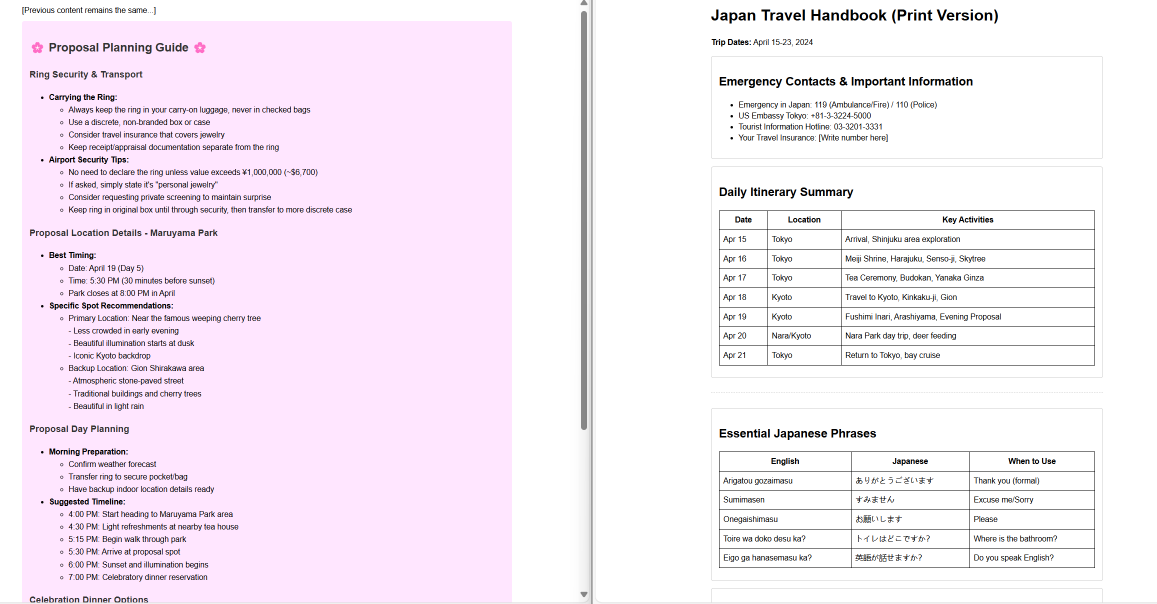
#> input picture OpenManus-rag/examples/use_case/pictures/japan-travel-plan-1.png, 2313 x 1207 px (shown at 1/2 size)
$ python -i audit_rd_v2_pdf_render.py   (imports and definitions only)
#> lines starting #> are read from the running program, lines starting #| are printed output that depends on the picture
"""Audit rasterized canonical PDF pages without extracting or logging text."""

from __future__ import annotations

import argparse
import json
import re
from pathlib import Path

from PIL import Image, ImageDraw, ImageStat
from pypdf import PdfReader


PAGE_NUMBER_RE = re.compile(r"(\d+)$")


def page_number(path: Path) -> int:
    match = PAGE_NUMBER_RE.search(path.stem)
    if not match:
        raise ValueError("Rendered page filename does not end in a page number")
    return int(match.group(1))


# [7 lines left out: function write_json_atomic, not called in this run]


def page_metrics(path: Path) -> dict:
    with Image.open(path) as source:
#> source is the input picture: PIL image 2313x1207 RGBA; mean R, G, B, A 246.2, 236.3, 246.2, 255
        source.load()
        width, height = source.size
#> width = 2313; height = 1207
        gray = source.convert("L")
        thumb = gray.copy()
        thumb.thumbnail((160, 220))
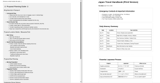
#> thumb: PIL image 160x83 L; min 116, max 255, mean 240.1
        pixels = list(thumb.getdata())
#> pixels = 13280 values, max 255 at index 0, min 116 at index 420, mean 240.1
        ink_ratio = sum(value < 245 for value in pixels) / max(1, len(pixels))
#> ink_ratio = 0.565
        band = max(1, round(min(width, height) * 0.01))
#> band = 12
        edge_regions = (
            gray.crop((0, 0, width, band)),
            gray.crop((0, height - band, width, height)),
            gray.crop((0, 0, band, height)),
            gray.crop((width - band, 0, width, height)),
        )
        edge_pixels = []
        for region in edge_regions:
            small = region.copy()
            small.thumbnail((200, 200))
            edge_pixels.extend(small.getdata())
#> this loop made 4 passes
#> after the loop, edge_pixels = 1200 values, max 255 at index 0, min 154 at index 210, mean 252
        edge_ink_ratio = sum(value < 128 for value in edge_pixels) / max(
            1, len(edge_pixels)
        )
#> edge_ink_ratio = 0
        extrema = ImageStat.Stat(thumb).extrema[0]
#> extrema = (116, 255)
    return {
        "page_number": page_number(path),
        "width": width,
        "height": height,
        "ink_ratio": round(ink_ratio, 6),
        "edge_ink_ratio": round(edge_ink_ratio, 6),
        "grayscale_extrema": [int(extrema[0]), int(extrema[1])],
    }


# [90 lines left out: functions make_contact_sheets, main, not called in this run]


# [2 lines not run here, left out]

#> (the run stopped early here; a loop or call above may not have finished)
